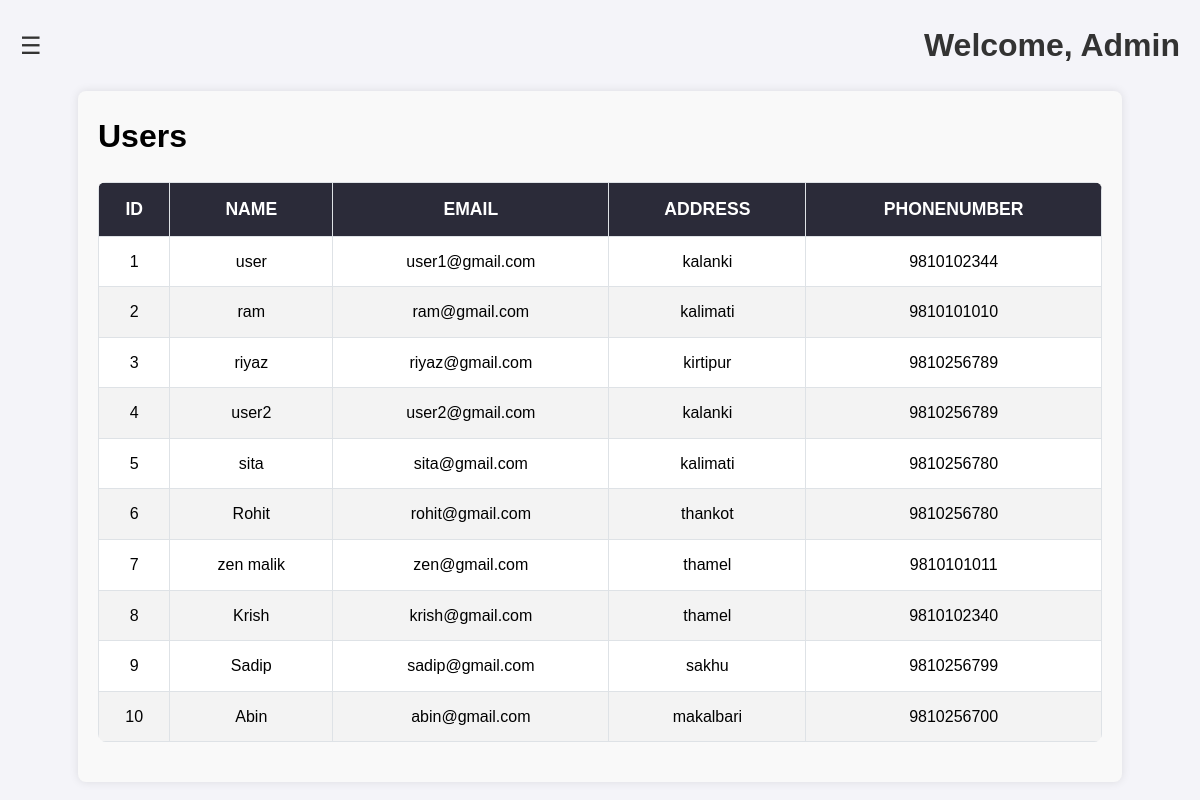
Screenshot of /admin/user.php with the database file from the repository.
### tables this page shows
CREATE TABLE `customer` (
  `id` int(11) NOT NULL,
  `name` varchar(100) NOT NULL,
  `email` varchar(100) NOT NULL,
  `password` varchar(100) NOT NULL,
  `address` varchar(100) NOT NULL,
  `phonenumber` bigint(100) NOT NULL
);

### admin/user.php (the view, shortened to what this page needs)
<?php
require_once '../connection.php';
$sql = "SELECT * FROM customer";
$result = mysqli_query($conn, $sql);
?>
<!DOCTYPE html>
<html lang="en">
<head>
    <link rel="stylesheet" href="css/user.css">
    <link rel="stylesheet" href="css/dashboard.css">
</head>
<body>
    <div class="main-content" id="main-content">
        <header>
            <button class="toggle-btn" id="toggle-btn">☰</button>
            <h1>Welcome, Admin</h1>
        </header>
        <div class="table-container">
        <h1>Users</h1>
            <table>
                <thead>
                    <tr>
                        <th>Id</th>
                        <th>Name</th>
                        <th>Email</th>
                        <th>Address</th>
                        <th>Phonenumber</th>
                    </tr>
                </thead>
                <tbody>
                    <?php while($row = mysqli_fetch_assoc($result)) { ?>
                        <tr>
                            <td><?= $row['id'] ?></td>
                            <td><?= $row['name'] ?></td>
                            <td><?= $row['email'] ?></td>
                            <td><?= $row['address'] ?></td>
                            <td><?= $row['phonenumber'] ?></td>
                        </tr>
                    <?php } ?>
                </tbody>
            </table>
        </div>
    </div>
</body>
</html>

### admin/css/user.css (style rules this page uses)
body { margin: 0; font-family: Arial, sans-serif; line-height: 1.6; background-color: #f4f4f4; overflow: auto; }
.table-container { width: 90%; margin: auto; padding: 20px; background-color: #f9f9f9; box-shadow: 0 0 10px rgba(0, 0, 0, 0.1); border-radius: 8px; overflow: auto; }
table { width: 100%; border-collapse: collapse; margin: 20px 0; font-size: 1em; font-family: 'Arial', sans-serif; background-color: #fff; border-radius: 8px; overflow: hidden; }
thead tr { background-color: #2b2b39; color: #ffffff; text-align: left; font-weight: bold; }
th, td { padding: 12px 10px; border: 1px solid #dee2e6; text-align: center; }
tbody tr { border-bottom: 1px solid #dee2e6; }
tbody tr:nth-of-type(even) { background-color: #f3f3f3; padding: 12px 10px; }
thead th { font-weight: bold; font-size: 1.1em; text-transform: uppercase; }

### admin/css/dashboard.css (style rules this page uses)
* { margin: 0; padding: 0; box-sizing: border-box; font-family: Arial, sans-serif; }
body { display: flex; min-height: 100vh; background-color: #f4f4f9; overflow-y: auto; }
.main-content { flex-grow: 1; padding: 20px; margin-left: 0; transition: margin-left 0.3s ease; width: 100%; }
header { display: flex; align-items: center; justify-content: space-between; margin-bottom: 20px; }
header h1 { font-size: 32px; color: #333; }
.toggle-btn { font-size: 24px; background: none; border: none; cursor: pointer; color: #333; }

### rows the page displays
customer: id "1", name "user", email "user1@gmail.com", address "kalanki", phonenumber "9810102344"
customer: id "2", name "ram", email "ram@gmail.com", address "kalimati", phonenumber "9810101010"
customer: id "3", name "riyaz", email "riyaz@gmail.com", address "kirtipur", phonenumber "9810256789"
customer: id "4", name "user2", email "user2@gmail.com", address "kalanki", phonenumber "9810256789"
customer: id "5", name "sita", email "sita@gmail.com", address "kalimati", phonenumber "9810256780"
customer: id "6", name "Rohit", email "rohit@gmail.com", address "thankot", phonenumber "9810256780"
customer: id "7", name "zen malik", email "zen@gmail.com", address "thamel", phonenumber "9810101011"
customer: id "8", name "Krish", email "krish@gmail.com", address "thamel", phonenumber "9810102340"
customer: id "9", name "Sadip", email "sadip@gmail.com", address "sakhu", phonenumber "9810256799"
customer: id "10", name "Abin", email "abin@gmail.com", address "makalbari", phonenumber "9810256700"
